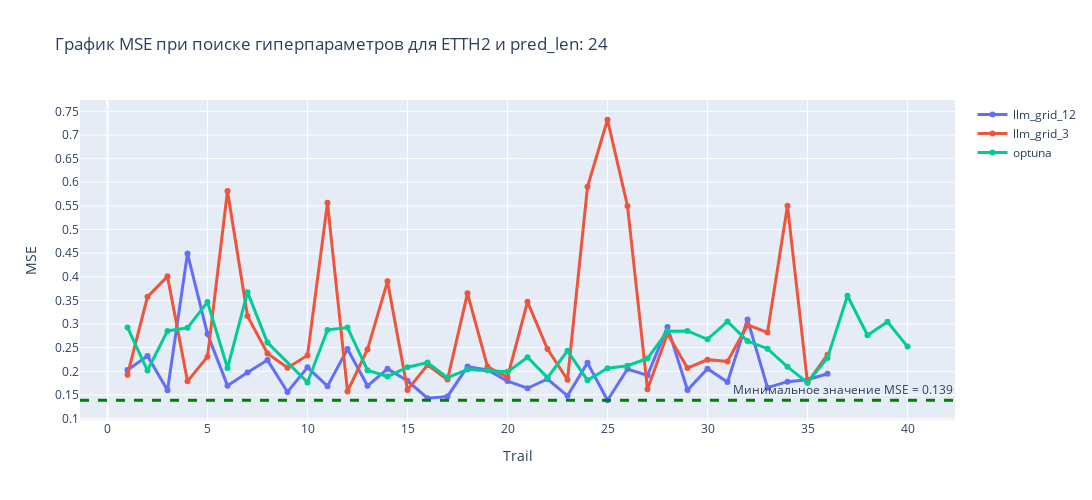
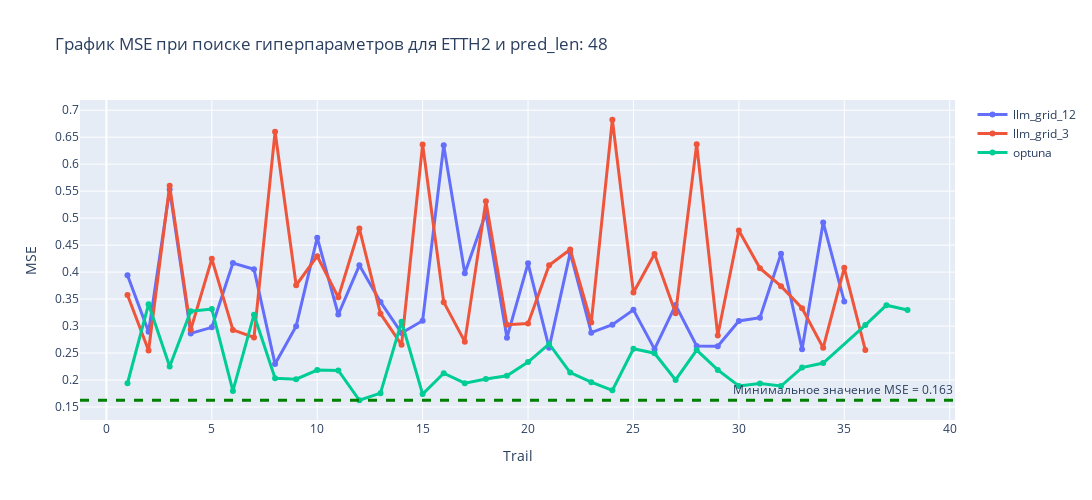
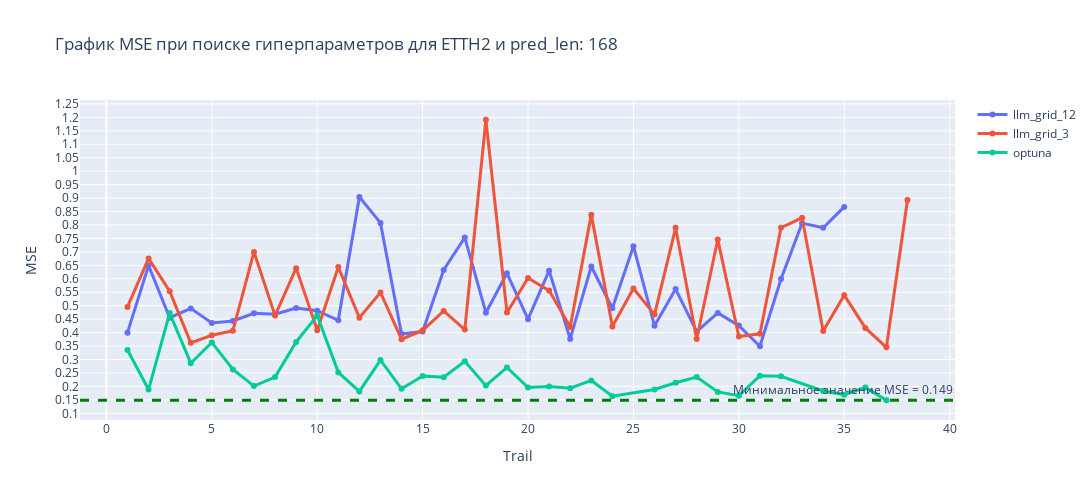

Write notebook code for charts like these, in order.
### Markdown cell above
### График ошибки `MSE` для датасета `ETTH2`

### Code cell
for pred_len in data_etth_2.keys():
    fig = plot_graph(
        data = data_etth_2[pred_len],
        title = f"График MSE при поиске гиперпараметров для ETTH2 и pred_len: {pred_len}"
    )
    fig.show()
    fig.write_image(f"image/ETTH2_pred_len_{pred_len}.png", width = 1000, height = 400)  # векторный формат

### Figure 1 — Plotly figure (JSON) as saved in the notebook; plotly's stock layout.template omitted (floating-point values rounded to 4 significant figures)
{"data": [{"line": {"width": 3}, "mode": "lines+markers", "name": "llm_grid_12", "type": "scatter", "x": [1, 2, 3, 4, 5, 6, 7, 8, 9, 10, 11, 12, 13, 14, 15, 16, 17, 18, 19, 20, 21, 22, 23, 24, 25, 26, 27, 28, 29, 30, 31, 32, 33, 34, 35, 36], "y": [0.2029, 0.2325, 0.1598, 0.4492, 0.279, 0.1697, 0.1976, 0.2238, 0.1563, 0.2084, 0.1686, 0.2474, 0.1694, 0.2052, 0.18, 0.1431, 0.1468, 0.21, 0.2028, 0.1794, 0.1642, 0.1838, 0.1481, 0.2179, 0.1388, 0.2049, 0.1914, 0.294, 0.1605, 0.2055, 0.1772, 0.3097, 0.1655, 0.1781, 0.1821, 0.195]}, {"line": {"width": 3}, "mode": "lines+markers", "name": "llm_grid_3", "type": "scatter", "x": [1, 2, 3, 4, 5, 6, 7, 8, 9, 10, 11, 12, 13, 14, 15, 16, 17, 18, 19, 20, 21, 22, 23, 24, 25, 26, 27, 28, 29, 30, 31, 32, 33, 34, 35, 36], "y": [0.1929, 0.3575, 0.4009, 0.1788, 0.2309, 0.5815, 0.3168, 0.2376, 0.2077, 0.2336, 0.5566, 0.1575, 0.2462, 0.3904, 0.1607, 0.2133, 0.1825, 0.3651, 0.2097, 0.1876, 0.347, 0.247, 0.1822, 0.5904, 0.7322, 0.55, 0.1621, 0.2795, 0.207, 0.2247, 0.2208, 0.2981, 0.2822, 0.5501, 0.1761, 0.2352]}, {"line": {"width": 3}, "mode": "lines+markers", "name": "optuna", "type": "scatter", "x": [1, 2, 3, 4, 5, 6, 7, 8, 10, 11, 12, 13, 14, 15, 16, 17, 18, 19, 20, 21, 22, 23, 24, 25, 26, 27, 28, 29, 30, 31, 32, 33, 34, 35, 36, 37, 38, 39, 40], "y": [0.2929, 0.2017, 0.2855, 0.292, 0.3465, 0.207, 0.3675, 0.2608, 0.1765, 0.2877, 0.2926, 0.2024, 0.189, 0.2087, 0.2186, 0.1867, 0.2037, 0.2021, 0.1989, 0.2298, 0.1866, 0.2433, 0.1812, 0.2064, 0.2117, 0.2272, 0.285, 0.2855, 0.2677, 0.3055, 0.264, 0.2479, 0.2095, 0.1759, 0.2284, 0.3598, 0.2764, 0.3047, 0.2523]}], "layout": {"annotations": [{"showarrow": false, "text": "Минимальное значение MSE = 0.139", "x": 1, "xanchor": "right", "xref": "x domain", "y": 0.1388, "yanchor": "bottom", "yref": "y"}], "height": 500, "shapes": [{"line": {"color": "green", "dash": "dash", "width": 3}, "type": "line", "x0": 0, "x1": 1, "xref": "x domain", "y0": 0.1388, "y1": 0.1388, "yref": "y"}], "title": {"text": "График MSE при поиске гиперпараметров для ETTH2 и pred_len: 24"}, "width": 1200, "xaxis": {"title": {"text": "Trail"}}, "yaxis": {"dtick": 0.05, "tickmode": "linear", "title": {"text": "MSE"}}}}

### Figure 2 — Plotly figure (JSON) as saved in the notebook; plotly's stock layout.template omitted (floating-point values rounded to 4 significant figures)
{"data": [{"line": {"width": 3}, "mode": "lines+markers", "name": "llm_grid_12", "type": "scatter", "x": [1, 2, 3, 4, 5, 6, 7, 8, 9, 10, 11, 12, 13, 14, 15, 16, 17, 18, 19, 20, 21, 22, 23, 24, 25, 26, 27, 28, 29, 30, 31, 32, 33, 34, 35], "y": [0.3943, 0.2892, 0.5531, 0.2863, 0.2977, 0.4168, 0.4054, 0.2295, 0.2998, 0.4638, 0.3214, 0.4125, 0.3448, 0.287, 0.31, 0.6348, 0.3979, 0.509, 0.2786, 0.4163, 0.2597, 0.4361, 0.2878, 0.3026, 0.33, 0.2573, 0.3389, 0.2631, 0.2625, 0.3095, 0.3156, 0.4342, 0.2572, 0.492, 0.3456]}, {"line": {"width": 3}, "mode": "lines+markers", "name": "llm_grid_3", "type": "scatter", "x": [1, 2, 3, 4, 5, 6, 7, 8, 9, 10, 11, 12, 13, 14, 15, 16, 17, 18, 19, 20, 21, 22, 23, 24, 25, 26, 27, 28, 29, 30, 31, 32, 33, 34, 35, 36], "y": [0.3574, 0.2548, 0.5601, 0.2931, 0.4245, 0.2929, 0.2789, 0.6599, 0.3756, 0.4294, 0.3533, 0.4807, 0.323, 0.2653, 0.6366, 0.3443, 0.2712, 0.5315, 0.3024, 0.3047, 0.4128, 0.4419, 0.3064, 0.6823, 0.3622, 0.4337, 0.3238, 0.637, 0.2825, 0.477, 0.4073, 0.3738, 0.333, 0.2596, 0.4079, 0.2556]}, {"line": {"width": 3}, "mode": "lines+markers", "name": "optuna", "type": "scatter", "x": [1, 2, 3, 4, 5, 6, 7, 8, 9, 10, 11, 12, 13, 14, 15, 16, 17, 18, 19, 20, 21, 22, 23, 24, 25, 26, 27, 28, 29, 30, 31, 32, 33, 34, 36, 37, 38], "y": [0.194, 0.3405, 0.225, 0.3276, 0.3316, 0.1799, 0.321, 0.2033, 0.2016, 0.2185, 0.2177, 0.1625, 0.1756, 0.3079, 0.1739, 0.2126, 0.1942, 0.202, 0.208, 0.2333, 0.267, 0.2139, 0.196, 0.1809, 0.258, 0.2497, 0.2002, 0.2554, 0.2187, 0.1891, 0.1936, 0.1889, 0.2232, 0.2315, 0.3018, 0.3387, 0.3297]}], "layout": {"annotations": [{"showarrow": false, "text": "Минимальное значение MSE = 0.163", "x": 1, "xanchor": "right", "xref": "x domain", "y": 0.1625, "yanchor": "bottom", "yref": "y"}], "height": 500, "shapes": [{"line": {"color": "green", "dash": "dash", "width": 3}, "type": "line", "x0": 0, "x1": 1, "xref": "x domain", "y0": 0.1625, "y1": 0.1625, "yref": "y"}], "title": {"text": "График MSE при поиске гиперпараметров для ETTH2 и pred_len: 48"}, "width": 1200, "xaxis": {"title": {"text": "Trail"}}, "yaxis": {"dtick": 0.05, "tickmode": "linear", "title": {"text": "MSE"}}}}

### Figure 3 — Plotly figure (JSON) as saved in the notebook; plotly's stock layout.template omitted (floating-point values rounded to 4 significant figures)
{"data": [{"line": {"width": 3}, "mode": "lines+markers", "name": "llm_grid_12", "type": "scatter", "x": [1, 2, 3, 4, 5, 6, 7, 8, 9, 10, 11, 12, 13, 14, 15, 16, 17, 18, 19, 20, 21, 22, 23, 24, 25, 26, 27, 28, 29, 30, 31, 32, 33, 34, 35], "y": [0.3998, 0.6494, 0.4554, 0.49, 0.4361, 0.4434, 0.4717, 0.4685, 0.491, 0.4813, 0.4456, 0.9042, 0.8076, 0.3948, 0.4037, 0.6328, 0.7533, 0.474, 0.6206, 0.4497, 0.6303, 0.3765, 0.6456, 0.4905, 0.721, 0.4252, 0.5617, 0.4036, 0.4732, 0.4261, 0.3492, 0.5994, 0.8069, 0.7896, 0.8671]}, {"line": {"width": 3}, "mode": "lines+markers", "name": "llm_grid_3", "type": "scatter", "x": [1, 2, 3, 4, 5, 6, 7, 8, 9, 10, 11, 12, 13, 14, 15, 16, 17, 18, 19, 20, 21, 22, 23, 24, 25, 26, 27, 28, 29, 30, 31, 32, 33, 34, 35, 36, 37, 38], "y": [0.4953, 0.6757, 0.5539, 0.3619, 0.3901, 0.4071, 0.6998, 0.4631, 0.6396, 0.409, 0.6437, 0.4552, 0.5492, 0.3753, 0.4083, 0.4807, 0.4111, 1.191, 0.4743, 0.6027, 0.5561, 0.4205, 0.8384, 0.4225, 0.564, 0.4671, 0.7896, 0.3763, 0.7458, 0.3852, 0.3956, 0.7898, 0.8268, 0.4055, 0.5393, 0.4174, 0.3455, 0.8932]}, {"line": {"width": 3}, "mode": "lines+markers", "name": "optuna", "type": "scatter", "x": [1, 2, 3, 4, 5, 6, 7, 8, 9, 10, 11, 12, 13, 14, 15, 16, 17, 18, 19, 20, 21, 22, 23, 24, 26, 27, 28, 29, 30, 31, 32, 34, 35, 36, 37], "y": [0.335, 0.1883, 0.4726, 0.2863, 0.3636, 0.2628, 0.2012, 0.2346, 0.3651, 0.4633, 0.2521, 0.1812, 0.2977, 0.191, 0.2389, 0.2343, 0.2933, 0.2029, 0.2705, 0.1959, 0.1995, 0.1936, 0.2222, 0.1639, 0.1886, 0.2135, 0.2346, 0.1795, 0.1656, 0.2395, 0.2375, 0.1828, 0.169, 0.1959, 0.1486]}], "layout": {"annotations": [{"showarrow": false, "text": "Минимальное значение MSE = 0.149", "x": 1, "xanchor": "right", "xref": "x domain", "y": 0.1486, "yanchor": "bottom", "yref": "y"}], "height": 500, "shapes": [{"line": {"color": "green", "dash": "dash", "width": 3}, "type": "line", "x0": 0, "x1": 1, "xref": "x domain", "y0": 0.1486, "y1": 0.1486, "yref": "y"}], "title": {"text": "График MSE при поиске гиперпараметров для ETTH2 и pred_len: 168"}, "width": 1200, "xaxis": {"title": {"text": "Trail"}}, "yaxis": {"dtick": 0.05, "tickmode": "linear", "title": {"text": "MSE"}}}}
